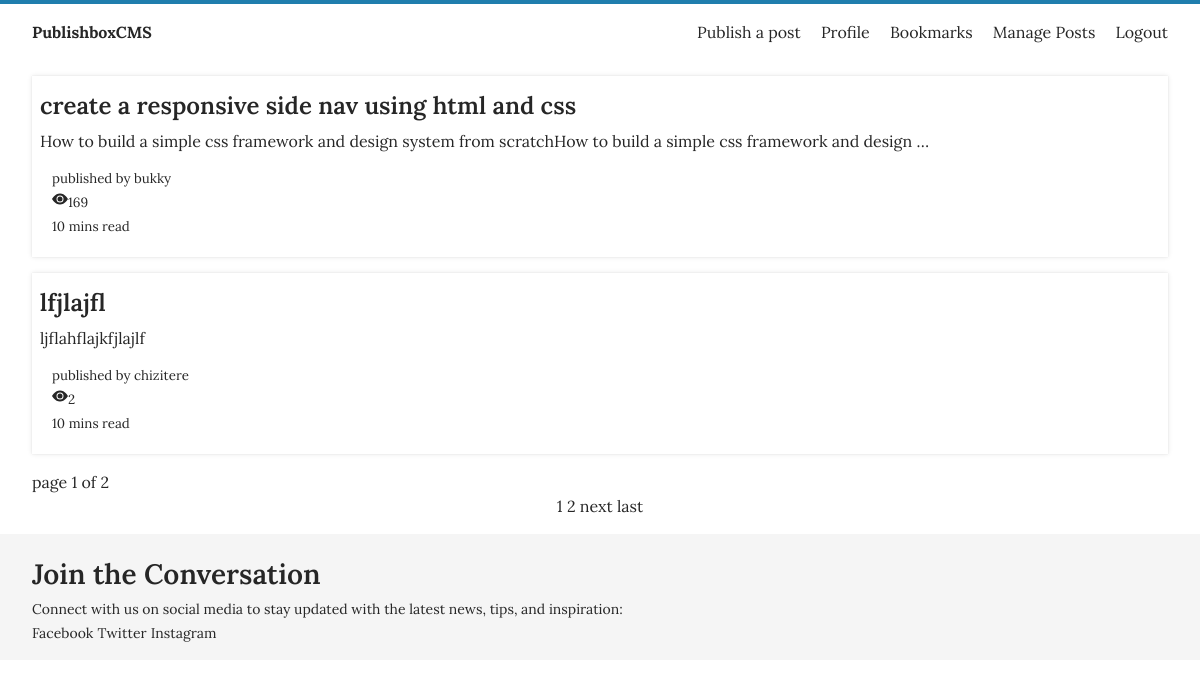
The page /posts/ (signed in) on the database its author committed.
### main/models.py (models this page shows, shortened)
class Post(models.Model):
    title = models.CharField(max_length=200)
    tags = TaggableManager()
    content = RichTextField(blank=True, null=True)
    image = models.ImageField(upload_to='static/images', blank=True, null=True)
    image_credit = models.URLField(null=True, help_text="paste or type the link(optional)", blank=True)
    author = models.ForeignKey(settings.AUTH_USER_MODEL, on_delete=models.CASCADE, related_name='post')
    slug = models.SlugField(max_length=100, unique=True)
    updated = models.DateTimeField(auto_now=True)
    date_created = models.DateTimeField(default=timezone.now)
    status = models.IntegerField(choices=STATUS, default=0)
    likes = models.ManyToManyField(User, related_name='liked_posts', blank=True)
    view_count = models.IntegerField(default=0)
    favourite = models.ManyToManyField(User, related_name='favourite', blank=True)
    def get_absolute_url(self):
        return reverse('blog:detail', args=[self.slug])
    class Meta:
        ordering = ['date_created']
        verbose_name = 'Post'
        verbose_name_plural = 'Posts'

### main/views.py (the view)
# urls.py: path('posts/', views.PostListView.as_view(), name='posts'),
class PostListView(ListView):
    model = Post
    template_name = 'main/post_list.html'
    paginate_by = 2
    def get_queryset(self):
        return Post.objects.all()

### main/templates/main/post_list.html (shortened to what this page needs)
{% extends 'base.html' %}
{% block main %}
<div class="container">
    <div class="card-wrapper">
     {% for blog in object_list %}
    <div class="card mb-4">
        <div class="card-text">
         <a href="{{ blog.get_absolute_url }}"><h3>{{ blog.title }}</h3></a>
            <p>{{blog.content|safe|truncatewords:20}}</p>
        </div>
        <div style="padding:12px;">
      <small>published by <a href="{% url 'user:profile' blog.author %}">{{blog.author}}</a></small>
            <p><svg xmlns="http://www.w3.org/2000/svg" width="16" height="16" fill="currentColor" class="bi bi-eye-fill" viewBox="0 0 16 16">
                <path d="M0 8s3-5.5 8-5.5S16 8 16 8s-3 5.5-8 5.5S0 8 0 8m8 3.5a3.5 3.5 0 1 0 0-7 3.5 3.5 0 0 0 0 7"/><small>{{ blog.view_count }}</small></p>
            <small>10 mins read</small>
        </div>
    </div>
    {% endfor %}
    <div>
        page {{ page_obj.number }} of {{ page_obj.paginator.num_pages}}
    </div>
    <ul class="text-center">
         {% for num in page_obj.paginator.page_range %}
         {% if page_obj.number == num %}
       <a href="?page={{forloop.counter}}" classs="button"><span>{{num}}</span></a
       >
       {% else %}
       <a classs="button" href="?page={{forloop.counter}}"><span>{{num}}</span></a>
       {% endif %}
        {% endfor %}
         {% if page_obj.has_next %}
       <a classs="button" href="?page={{ page_obj.next_page_number }}">next</a>
        <a classs="button" href="?page={{ page_obj.paginator.num_pages }}">last</a>
         {% endif %}
    </ul>
    </div>
</div>
{% endblock %}

### static/css/base.css (style rules this page uses)
:root { --white:#fff; --primary:#1f7ead; --primary-hover:#175e82; --border:#b3bdcc; --box-shadow1: rgba(0, 0, 0, 0.1) 0px 0px 5px 0px, rgba(0, 0, 0, 0.1) 0px 0px 1px 0px; --text-color:#262626; --ff-1:'Lora', serif; }
*, *::before, *::after { margin: 0; padding: 0; box-sizing: border-box; }
body, h1, h2, h3, h4, h5, h6, p, figure, picture { margin: 0; }
h3 { font-size: 1.5rem; }
html { outline: none; -webkit-text-size-adjust:100%; -ms-text-size-adjust:100%; }
body { margin: 0; background:#fff; font-family:var(--ff-1); color:var(--text-color); font-weight:400; font-size:1rem; line-height: 1.5; border-top:4px solid var(--primary); }
h1, h2, h3, h4, h5, h6 { font-weight:600; line-height: 1.2; margin: 0.5rem 0; }
ol, ul, { margin: 1.5rem 0 1.5rem 3rem; }
ul { list-style:circle; }
a { text-decoration:none; color:inherit; }
.container, .container-sm { padding:1rem 2rem; }
.mb-4 { margin-bottom:16px; }
.text-center { text-align:center; }
.card { box-shadow: var(--box-shadow1); background-color:var(--white); padding:0.5rem; }

### rows shown on the page
Post: title "create a responsive side nav using html and css", content "How to build a simple css framework and design system from scratchHow to build a simple css framework and design …", author "bukky", view_count "169"
Post: title "lfjlajfl", content "ljflahflajkfjlajlf", author "chizitere", view_count "2"

### other values the page prints
{{ page_obj.number }} "1"
{{ page_obj.paginator.num_pages }} "2"
{{ num }} "1"
{{ num }} "2"
